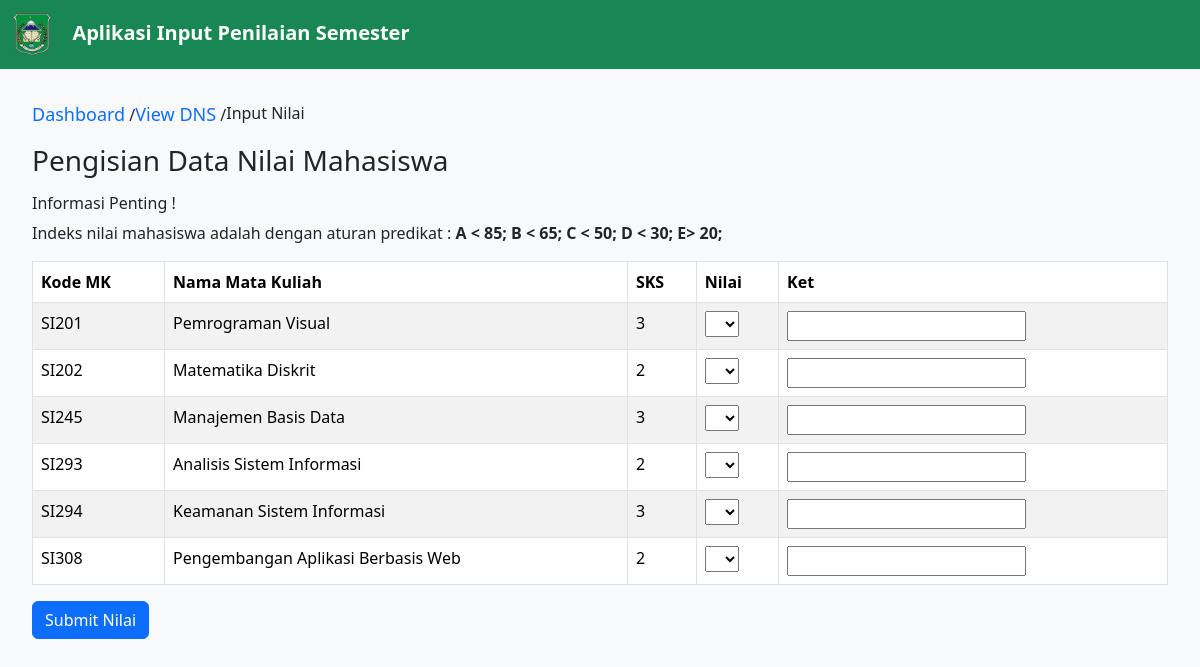
Screenshot of /dashboard/input?npm=22631007&jurusan=59011 with the database file from the repository.
### tables this page shows
CREATE TABLE `tb_matkul` (
  `kode_mk` varchar(5) NOT NULL,
  `kode_jurusan` int NOT NULL,
  `nama_mk` varchar(50) NOT NULL,
  `sks` int NOT NULL
);

### app/core/View.php (called while the page is built, shortened)
<?php
class View
{
    public static function render(string $path, $model = []): void
    {
        require_once __DIR__ . '/../view/Layout/Header.php';
        require_once __DIR__ . '/../view/' . $path . '.php';
        require_once __DIR__ . '/../view/Layout/Footer.php';
    }
}

### app/controller/DashboardController.php (called while the page is built, shortened)
<?php
class DashboardController
{
    private Mahasiswa $mahasiswa;
    public function __construct()
    {
        $this->mahasiswa = new Mahasiswa;
    }
    public function input()
    {
        $data = $this->mahasiswa->input($_GET);
        $option = ['A', 'B', 'C', 'D', 'E'];
        View::render("Dashboard/input", [
            "title" => "Dashboard | Input Nilai",
            "data" => $data,
            "option" => $option
        ]);
    }
}

### public/index.php (called while the page is built, shortened)
<?php
Route::run();

### app/model/Mahasiswa.php (called while the page is built, shortened)
<?php
class Mahasiswa
{
    private PDO $pdo;
    public function __construct()
    {
        $this->pdo = Database::getConnection();
    }
    public function input($data)
    {
        try {
            $query = "SELECT tb_matkul.kode_mk, tb_matkul.nama_mk, tb_matkul.sks, tb_dns.nilai,
                        CASE
                            WHEN nilai IN ('A', 'B', 'C') THEN 'Lulus'
                            WHEN nilai = 'D' THEN 'Mengulang'
                            WHEN nilai = 'E' THEN 'Tidak Lulus'
                        END AS status
                        FROM tb_matkul LEFT JOIN tb_dns ON tb_matkul.kode_mk = tb_dns.kode_mk
                                            JOIN tb_mhs ON tb_mhs.kode_jurusan = tb_matkul.kode_jurusan
                        WHERE (tb_matkul.kode_jurusan = 29300 OR tb_matkul.kode_jurusan = ?) AND tb_mhs.npm = ?";
            $statement = $this->pdo->prepare($query);
            $statement->execute([
                $data["jurusan"],
                $data["npm"]
            ]);
            return $statement->fetchAll(PDO::FETCH_ASSOC) ?? null;
        } finally {
            $statement->closeCursor();
        }
    }
}

### config/database.php (called while the page is built)
<?php
return [
    "dsn" => "mysql:host=localhost;dbname=db_dns",
    "dbuser" => "root",
    "dbpass" => ""
];

### app/database/Database.php (called while the page is built, shortened)
<?php
class Database
{
    private static ?PDO $pdo = null;
    public static function getConnection(): PDO
    {
        if (self::$pdo == null) {
            $config = require_once __DIR__ . '/../../config/database.php';
            self::$pdo = new PDO(
                $config["dsn"],
                $config["dbuser"],
                $config["dbpass"]
            );
        }
        return self::$pdo;
    }
}

### app/view/Dashboard/input.php (the view, shortened to what this page needs)
<div class="nilai-container">
	<ol class="breadcrumb">
		<li><a href="<?= BASEURL ?>/dashboard">Dashboard</a> /</li>
		<li class="active"><a href="<?= BASEURL ?>/dashboard/lihat?npm=<?= $_GET["npm"] ?>">View DNS</a> /</li>
		<li class="active">Input Nilai</li>
	</ol>
	<h3>Pengisian Data Nilai Mahasiswa</h3>
	<p>
	<h6>Informasi Penting !</h6>
	Indeks nilai mahasiswa adalah dengan aturan predikat : <b> A < 85; B < 65; C < 50; D < 30; E> 20; </b>
	</p>
	<table id="#" class="table table-striped table-bordered" cellspacing="0" width="90%">
		<thead>
			<tr>
				<th scope="col">Kode MK</th>
				<th scope="col">Nama Mata Kuliah</th>
				<th scope="col">SKS</th>
				<th scope="col">Nilai</th>
				<th scope="col">Ket</th>
			</tr>
		</thead>
		<tbody>
			<?php if (!(is_null($model["data"]))) : ?>
				<form action="<?= BASEURL ?>/dashboard/input/doInput?npm=<?= $_GET["npm"] ?>" method="POST" id="formNilai">
					<?php foreach ($model["data"] as $data) : ?>
						<tr>
							<td><?= $data["kode_mk"] ?></td>
							<td><?= $data["nama_mk"] ?></td>
							<td><?= $data["sks"] ?></td>
							<td>
								<select name="<?= $data["kode_mk"] ?>" <?= $data['nilai'] !== null ? 'disabled' : false ?> required>
									<option></option>
									<?php foreach ($model["option"] as $option) : ?>
										<option <?= ($data['nilai'] ?? null) == $option ? 'selected' : false ?> value="<?= $option ?>"><?= $option ?></option>
									<?php endforeach; ?>
								</select>
							</td>
							<td>
								<input class="text-white <?= $data["status"] == "" ? false : ($data["status"] == "Lulus" ?  "bg-success" : ($data["status"] == "Mengulang" ? "bg-warning" : "bg-danger")) ?>" type="text" value="<?= $data['status'] ?? null ?>" readonly data-id="<?= $data["kode_mk"] ?>">
							</td>
						</tr>
					<?php endforeach; ?>
				</form>
			<?php endif; ?>
		</tbody>
	</table>
	<?php foreach ($model["data"] as $data) : ?>
		<?php if ($data['nilai'] == null) : ?>
			<input type="submit" form="formNilai" class="btn btn-primary" value="Submit Nilai">
		<?php break;
		endif; ?>
	<?php endforeach; ?>
</div>

### app/core/Route.php (shortened to what this page needs)
<?php
class Route
{
    private static array $routes;
    public static function add(
        string $method,
        string $path,
        array $controller,
        array $middleware = []
    ): void {
        self::$routes[] = [
            "method"        => $method,
            "path"          => $path,
            "controller"    => $controller,
            "middleware"    => $middleware
        ];
    }
    public static function run(): mixed
    {
        $path = "/";
        if (isset($_SERVER["PATH_INFO"]))
            $path = $_SERVER["PATH_INFO"];
        $method = $_SERVER["REQUEST_METHOD"];
        foreach (self::$routes as $route) {
            if ($route["path"] == $path && $route["method"] == $method) {
                $function = $route["controller"][1];
                return (new $controller)->$function();
            }
        }
        return http_response_code(404);
    }
}

### public/assets/css/style.css (style rules this page uses)
body { font-family: 'Segoe UI', Tahoma, Geneva, Verdana, sans-serif; background-color: #f8f9fa; }

### app/view/Layout/Header.php (style rules this page uses)
.tabel-container, .nilai-container { margin: 2em; }

### app/view/Dashboard/input.php (style rules this page uses)
.breadcrumb li a { text-decoration: none; font-size: large; }

### rows the page displays
tb_matkul: kode_mk "SI201", nama_mk "Pemrograman Visual", sks "3"
tb_matkul: kode_mk "SI202", nama_mk "Matematika Diskrit", sks "2"
tb_matkul: kode_mk "SI245", nama_mk "Manajemen Basis Data", sks "3"
tb_matkul: kode_mk "SI293", nama_mk "Analisis Sistem Informasi", sks "2"
tb_matkul: kode_mk "SI294", nama_mk "Keamanan Sistem Informasi", sks "3"
tb_matkul: kode_mk "SI308", nama_mk "Pengembangan Aplikasi Berbasis Web", sks "2"
